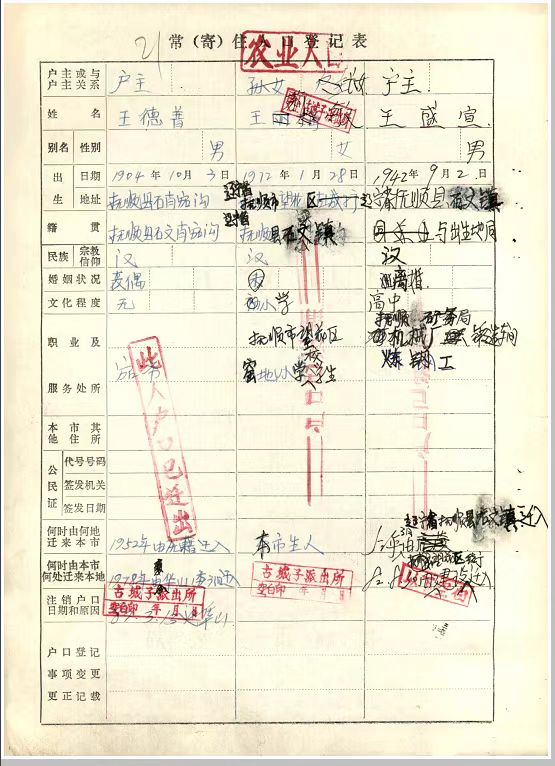
#> input picture resources/1.jpg, 555 x 766 px
$ python -i preprocessor.py   (imports and definitions only)
#> lines starting #> are read from the running program, lines starting #| are printed output that depends on the picture
"""图像预处理 — 从 test_ocr.py:98-147 迁移并增强

核心优化策略（经实验验证）：
1. 放大 2x — 使手写文字达到模型可识别的分辨率阈值
2. CLAHE 对比度增强 — 增强褪色手写文字与背景的对比度
3. 不做去噪 — 去噪反而破坏笔画细节（经测试验证）

注意：必须配合 crop_mode=True 使用，放大后的图片会触发 crop 机制
产生多个 patches，每个 patch 分辨率更高，手写文字更容易识别。
"""

from __future__ import annotations

import logging
from pathlib import Path

try:
    import cv2
    import numpy as np
except ImportError as e:
    raise ImportError(f"图像处理依赖未安装: {e}，请运行: pip install opencv-python numpy")

from core.models import PreprocessConfig

logger = logging.getLogger(__name__)


class ImagePreprocessor:
    """户籍卡图像预处理器"""

    def __init__(self, config: PreprocessConfig | None = None) -> None:
        self.config = config or PreprocessConfig()

    def process(self, image_path: str, output_dir: str | None = None) -> str:
        """预处理户籍卡扫描件图片

        Args:
            image_path: 输入图片路径
            output_dir: 预处理后图片保存目录 (None则保存到 output/)

        Returns:
            预处理后图片路径

        Raises:
            FileNotFoundError: 图片文件不存在
            ValueError: 图片格式不支持或无法解码
        """
#> called with image_path = '../resources/1.jpg'
        path = Path(image_path)
        if not path.exists():
            raise FileNotFoundError(f"图片文件不存在: {image_path}")

        if path.suffix.lower() not in {".jpg", ".jpeg", ".png", ".bmp", ".tiff", ".tif"}:
            raise ValueError(f"不支持的图片格式: {path.suffix}")

        img = cv2.imread(image_path)
#> img is the input picture: shape (766, 555, 3); mean B, G, R 210.9, 231.4, 236.8
        if img is None:
            raise ValueError(f"无法读取图片（文件可能已损坏）: {image_path}")

        h, w = img.shape[:2]
#> h = 766; w = 555
        logger.info("原始尺寸: %dx%d", w, h)

        cfg = self.config

        # Step 1: 放大 — 关键步骤，使手写文字达到模型可识别阈值
        if cfg.scale > 1.0:
            new_w, new_h = int(w * cfg.scale), int(h * cfg.scale)
#> new_w = 1110; new_h = 1532
            img = cv2.resize(img, (new_w, new_h), interpolation=cv2.INTER_CUBIC)
#> img: shape (1532, 1110, 3)
            logger.info("放大后: %dx%d", new_w, new_h)

        # Step 2: 倾斜校正（可选）
        if cfg.auto_rotate:
            img = self._auto_rotate(img)

        # Step 3: 边缘修补（可选）
        if cfg.repair_edges:
            img = self._repair_edges(img)

        # Step 4: 背景归一化（可选，去黄）
        if cfg.normalize_background:
            img = self._normalize_background(img)

        # Step 5: 印章去除（可选）
        if cfg.remove_stamps:
            img = self._remove_stamps(img)

        # Step 6: 去噪（可选，默认关闭）
        if cfg.denoise:
            img = self._denoise(img)

        # Step 7: 对比度增强 (CLAHE)
        if cfg.enhance_contrast:
            img = self._enhance_contrast(img, cfg.clahe_clip)

        # Step 8: 二值化（可选，默认关闭）
        if cfg.binarize:
            img = self._binarize(img)

        # 保存
        save_dir = output_dir or "./output"
        Path(save_dir).mkdir(parents=True, exist_ok=True)
        stem = Path(image_path).stem
        suffix = Path(image_path).suffix
        out_path = str(Path(save_dir) / f"{stem}_preprocessed{suffix}")
        cv2.imwrite(out_path, img)
        logger.info("预处理图片已保存: %s", out_path)
        return out_path

    def _enhance_contrast(self, img: np.ndarray, clip_limit: float = 3.0) -> np.ndarray:
        """CLAHE 对比度增强"""
#> called with clip_limit = 3
        gray = cv2.cvtColor(img, cv2.COLOR_BGR2GRAY)
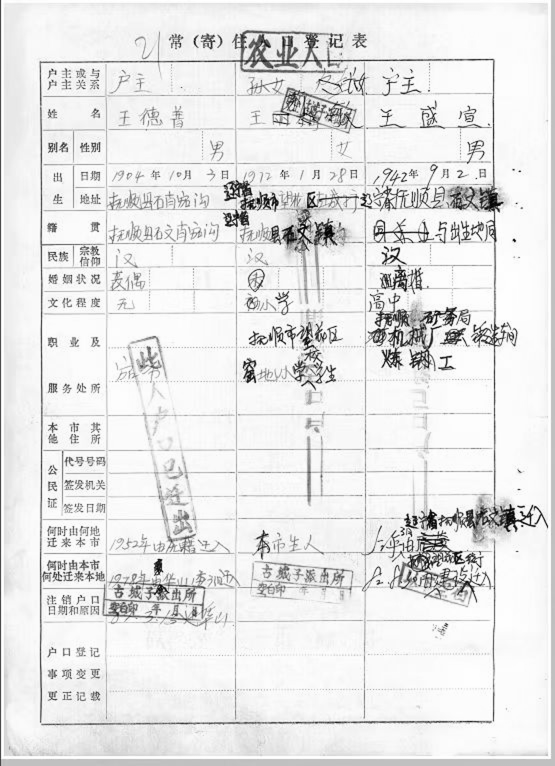
#> gray: shape (1532, 1110) (shown at 1/2 size); min 0, max 255, mean 230.5
        clahe = cv2.createCLAHE(clipLimit=clip_limit, tileGridSize=(8, 8))
        enhanced = clahe.apply(gray)
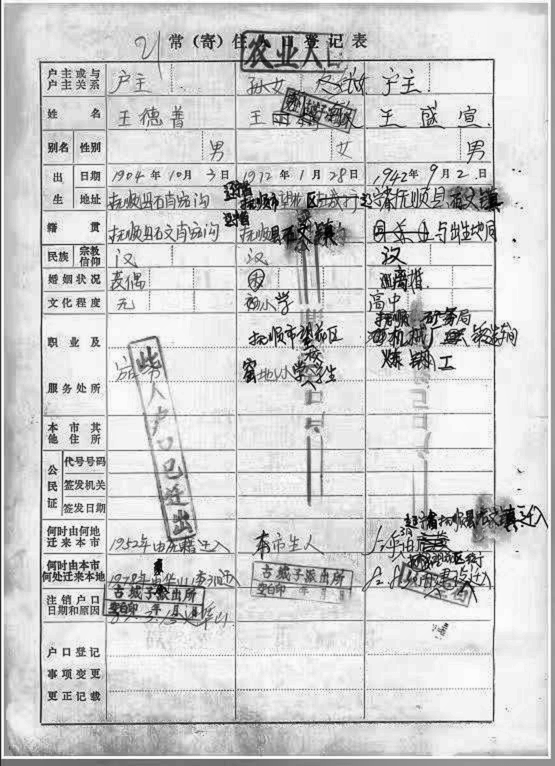
#> enhanced: shape (1532, 1110) (shown at 1/2 size); min 0, max 255, mean 205.5
        return cv2.cvtColor(enhanced, cv2.COLOR_GRAY2BGR)

    def _denoise(self, img: np.ndarray) -> np.ndarray:
        """非局部均值去噪"""
        return cv2.fastNlMeansDenoisingColored(img, None, 10, 10, 7, 21)

    # [100 lines left out: functions _auto_rotate, _repair_edges, _normalize_background, _remove_stamps, _binarize, not called in this run]

>>> result = ImagePreprocessor().process('../resources/1.jpg')

$ run again, on resources/2.jpg
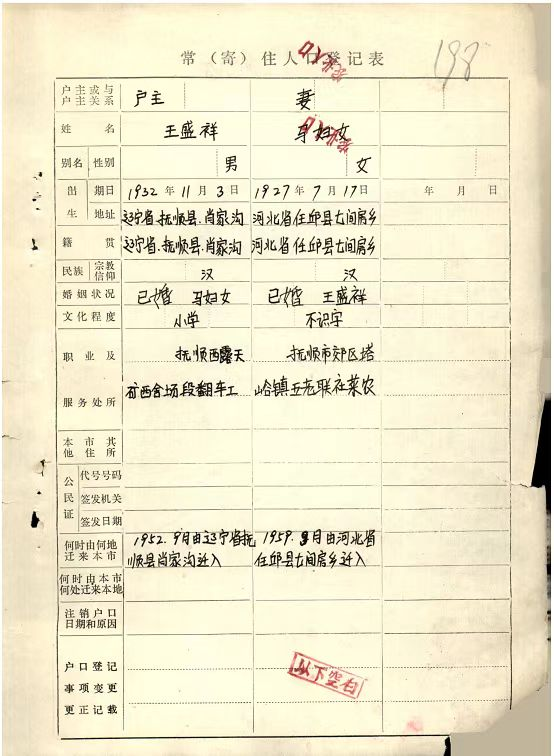
#> input picture resources/2.jpg, 554 x 756 px
#> in process, img is the input picture: shape (756, 554, 3); mean B, G, R 204.3, 232.3, 238.7
#> img: shape (1512, 1108, 3)
#> in _enhance_contrast, `gray = cv2.cvtColor(img, cv2.COLOR_BGR2GRAY)`:
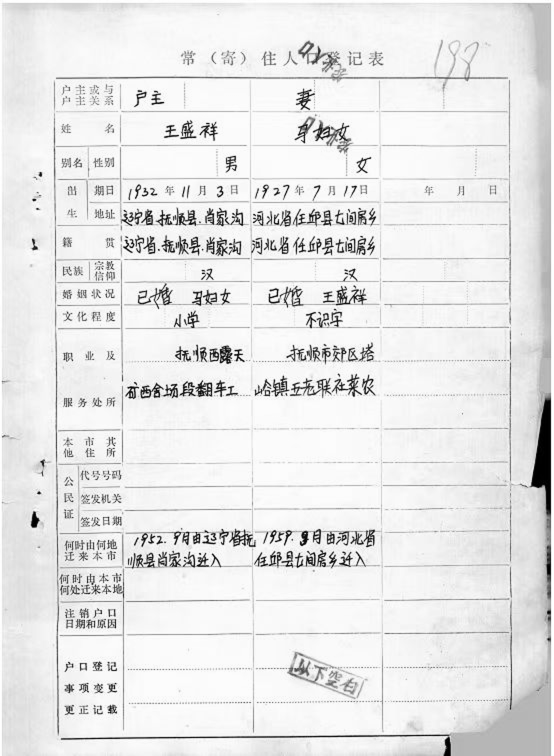
#> gray: shape (1512, 1108) (shown at 1/2 size); min 0, max 255, mean 230.8
#> in _enhance_contrast, `enhanced = clahe.apply(gray)`:
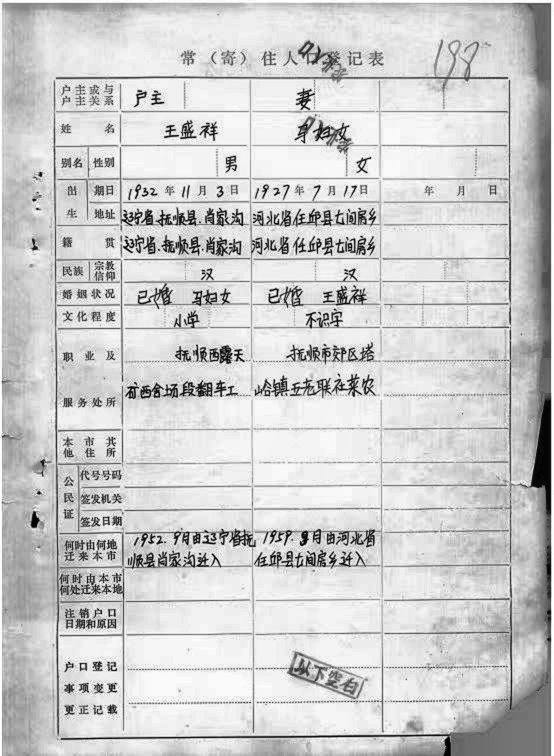
#> enhanced: shape (1512, 1108) (shown at 1/2 size); min 0, max 255, mean 205.2
